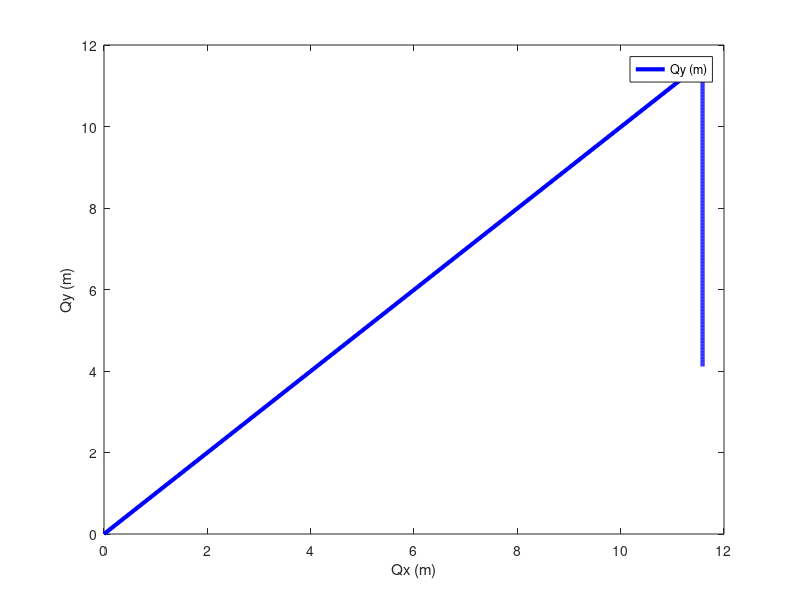

Here is the MATLAB script that generated this plot:
function [t,VAR,Output] = bulletSim2
%===========================================================================
% File: bulletSim2.m created May 12 2019 by MotionGenesis 5.9.
% Portions copyright (c) 2009-2019 Motion Genesis LLC.  Rights reserved.
% MotionGenesis Student Licensee: clayFreeman19. (until February 2022).
% Paid-up MotionGenesis Student licensees are granted the right
% to distribute this code for legal student-academic (non-professional) purposes only,
% provided this copyright notice appears in all copies and distributions.
%===========================================================================
% The software is provided "as is", without warranty of any kind, express or    
% implied, including but not limited to the warranties of merchantability or    
% fitness for a particular purpose. In no event shall the authors, contributors,
% or copyright holders be liable for any claim, damages or other liability,     
% whether in an action of contract, tort, or otherwise, arising from, out of, or
% in connection with the software or the use or other dealings in the software. 
%===========================================================================
% % Environment %%%
% % Projectile %%%
%===========================================================================
eventDetectedByIntegratorTerminate1OrContinue0 = [];
QxDt=0; QyDt=0; UxDt=0; UyDt=0;


%-------------------------------+--------------------------+-------------------+-----------------
% Quantity                      | Value                    | Units             | Description
%-------------------------------|--------------------------|-------------------|-----------------
bulletMass                      =  0.00952544;             % kg                  Constant
coeffDrag                       =  0.5;                    % noUnits             Constant
g                               =  9.81;                   % m/s^2               Constant

Qx                              =  0;                      % m                   Initial Value
Qy                              =  0;                      % m                   Initial Value
Ux                              =  608.1118318204309;      % m/s                 Initial Value
Uy                              =  608.1118318204308;      % m/s                 Initial Value

tInitial                        =  0.0;                    % second              Initial Time
tFinal                          =  40.0;                   % second              Final Time
tStep                           =  0.1;                    % second              Integration Step
printIntScreen                  =  1;                      % 0 or +integer       0 is NO screen output
printIntFile                    =  1;                      % 0 or +integer       0 is NO file   output
absError                        =  1.0E-07;                %                     Absolute Error
relError                        =  1.0E-08;                %                     Relative Error
%-------------------------------+--------------------------+-------------------+-----------------


VAR = SetMatrixFromNamedQuantities;
[t,VAR,Output] = IntegrateForwardOrBackward( tInitial, tFinal, tStep, absError, relError, VAR, printIntScreen, printIntFile );
OutputToScreenOrFile( [], 0, 0 );   % Close output files.
PlotOutputFiles;


%===========================================================================
function sys = mdlDerivatives( t, VAR, uSimulink )
%===========================================================================
SetNamedQuantitiesFromMatrix( VAR );
QxDt = Ux;
QyDt = Uy;
UxDt = -coeffDrag*Ux/bulletMass;
UyDt = -g - coeffDrag*Uy/bulletMass;

sys = transpose( SetMatrixOfDerivativesPriorToIntegrationStep );
end



%===========================================================================
function VAR = SetMatrixFromNamedQuantities
%===========================================================================
VAR = zeros( 1, 4 );
VAR(1) = Qx;
VAR(2) = Qy;
VAR(3) = Ux;
VAR(4) = Uy;
end


%===========================================================================
function SetNamedQuantitiesFromMatrix( VAR )
%===========================================================================
Qx = VAR(1);
Qy = VAR(2);
Ux = VAR(3);
Uy = VAR(4);
end


%===========================================================================
function VARp = SetMatrixOfDerivativesPriorToIntegrationStep
%===========================================================================
VARp = zeros( 1, 4 );
VARp(1) = QxDt;
VARp(2) = QyDt;
VARp(3) = UxDt;
VARp(4) = UyDt;
end



%===========================================================================
function Output = mdlOutputs( t, VAR, uSimulink )
%===========================================================================
Output = zeros( 1, 2 );
Output(1) = Qx;
Output(2) = Qy;
end


%===========================================================================
function OutputToScreenOrFile( Output, shouldPrintToScreen, shouldPrintToFile )
%===========================================================================
persistent FileIdentifier hasHeaderInformationBeenWritten;

if( isempty(Output) ),
   if( ~isempty(FileIdentifier) ),
      fclose( FileIdentifier(1) );
      clear FileIdentifier;
      fprintf( 1, '\n Output is in the file bulletSim2.1\n\n' );
   end
   clear hasHeaderInformationBeenWritten;
   return;
end

if( isempty(hasHeaderInformationBeenWritten) ),
   if( shouldPrintToScreen ),
      fprintf( 1,                '%%      Qx             Qy\n' );
      fprintf( 1,                '%%      (m)            (m)\n\n' );
   end
   if( shouldPrintToFile && isempty(FileIdentifier) ),
      FileIdentifier(1) = fopen('bulletSim2.1', 'wt');   if( FileIdentifier(1) == -1 ), error('Error: unable to open file bulletSim2.1'); end
      fprintf(FileIdentifier(1), '%% FILE: bulletSim2.1\n%%\n' );
      fprintf(FileIdentifier(1), '%%      Qx             Qy\n' );
      fprintf(FileIdentifier(1), '%%      (m)            (m)\n\n' );
   end
   hasHeaderInformationBeenWritten = 1;
end

if( shouldPrintToScreen ), WriteNumericalData( 1,                 Output(1:2) );  end
if( shouldPrintToFile ),   WriteNumericalData( FileIdentifier(1), Output(1:2) );  end
end


%===========================================================================
function WriteNumericalData( fileIdentifier, Output )
%===========================================================================
numberOfOutputQuantities = length( Output );
if( numberOfOutputQuantities > 0 ),
   for( i = 1 : numberOfOutputQuantities ),
      fprintf( fileIdentifier, ' %- 14.6E', Output(i) );
   end
   fprintf( fileIdentifier, '\n' );
end
end



%===========================================================================
function PlotOutputFiles
%===========================================================================
if( printIntFile == 0 ),  return;  end
figure;
data = load( 'bulletSim2.1' ); 
plot( data(:,1),data(:,2),'-b', 'LineWidth',3 );
legend( 'Qy (m)' );
xlabel('Qx (m)');   ylabel('Qy (m)');   % title('Some plot title');
clear data;
end



%===========================================================================
function [functionsToEvaluateForEvent, eventTerminatesIntegration1Otherwise0ToContinue, eventDirection_AscendingIs1_CrossingIs0_DescendingIsNegative1] = EventDetection( t, VAR, uSimulink )
%===========================================================================
% Detects when designated functions are zero or cross zero with positive or negative slope.
% Step 1: Uncomment call to mdlDerivatives and mdlOutputs.
% Step 2: Change functionsToEvaluateForEvent,                      e.g., change  []  to  [t - 5.67]  to stop at t = 5.67.
% Step 3: Change eventTerminatesIntegration1Otherwise0ToContinue,  e.g., change  []  to  [1]  to stop integrating.
% Step 4: Change eventDirection_AscendingIs1_CrossingIs0_DescendingIsNegative1,  e.g., change  []  to  [1].
% Step 5: Possibly modify function EventDetectedByIntegrator (if eventTerminatesIntegration1Otherwise0ToContinue is 0).
%---------------------------------------------------------------------------
% mdlDerivatives( t, VAR, uSimulink );        % UNCOMMENT FOR EVENT HANDLING
% mdlOutputs(     t, VAR, uSimulink );        % UNCOMMENT FOR EVENT HANDLING
functionsToEvaluateForEvent = [];
eventTerminatesIntegration1Otherwise0ToContinue = [];
eventDirection_AscendingIs1_CrossingIs0_DescendingIsNegative1 = [];
eventDetectedByIntegratorTerminate1OrContinue0 = eventTerminatesIntegration1Otherwise0ToContinue;
end


%===========================================================================
function [isIntegrationFinished, VAR] = EventDetectedByIntegrator( t, VAR, nIndexOfEvents )
%===========================================================================
isIntegrationFinished = eventDetectedByIntegratorTerminate1OrContinue0( nIndexOfEvents );
if( ~isIntegrationFinished ),
   SetNamedQuantitiesFromMatrix( VAR );
%  Put code here to modify how integration continues.
   VAR = SetMatrixFromNamedQuantities;
end
end



%===========================================================================
function [t,VAR,Output] = IntegrateForwardOrBackward( tInitial, tFinal, tStep, absError, relError, VAR, printIntScreen, printIntFile )
%===========================================================================
OdeMatlabOptions = odeset( 'RelTol',relError, 'AbsTol',absError, 'MaxStep',tStep, 'Events',@EventDetection );
t = tInitial;                 epsilonT = 0.001*tStep;                   tFinalMinusEpsilonT = tFinal - epsilonT;
printCounterScreen = 0;       integrateForward = tFinal >= tInitial;    tAtEndOfIntegrationStep = t + tStep;
printCounterFile   = 0;       isIntegrationFinished = 0;
mdlDerivatives( t, VAR, 0 );
while 1,
   if( (integrateForward && t >= tFinalMinusEpsilonT) || (~integrateForward && t <= tFinalMinusEpsilonT) ), isIntegrationFinished = 1;  end
   shouldPrintToScreen = printIntScreen && ( isIntegrationFinished || printCounterScreen <= 0.01 );
   shouldPrintToFile   = printIntFile   && ( isIntegrationFinished || printCounterFile   <= 0.01 );
   if( isIntegrationFinished || shouldPrintToScreen || shouldPrintToFile ),
      Output = mdlOutputs( t, VAR, 0 );
      OutputToScreenOrFile( Output, shouldPrintToScreen, shouldPrintToFile );
      if( isIntegrationFinished ), break;  end
      if( shouldPrintToScreen ), printCounterScreen = printIntScreen;  end
      if( shouldPrintToFile ),   printCounterFile   = printIntFile;    end
   end
   [TimeOdeArray, VarOdeArray, timeEventOccurredInIntegrationStep, nStatesArraysAtEvent, nIndexOfEvents] = ode45( @mdlDerivatives, [t tAtEndOfIntegrationStep], VAR, OdeMatlabOptions, 0 );
   if( isempty(timeEventOccurredInIntegrationStep) ),
      lastIndex = length( TimeOdeArray );
      t = TimeOdeArray( lastIndex );
      VAR = VarOdeArray( lastIndex, : );
      printCounterScreen = printCounterScreen - 1;
      printCounterFile   = printCounterFile   - 1;
      if( abs(tAtEndOfIntegrationStep - t) >= abs(epsilonT) ), warning('numerical integration failed'); break;  end
      tAtEndOfIntegrationStep = t + tStep;
      if( (integrateForward && tAtEndOfIntegrationStep > tFinal) || (~integrateForward && tAtEndOfIntegrationStep < tFinal) ) tAtEndOfIntegrationStep = tFinal;  end
   else
      t = timeEventOccurredInIntegrationStep( 1 );    % time  at firstEvent = 1 during this integration step.
      VAR = nStatesArraysAtEvent( 1, : );             % state at firstEvent = 1 during this integration step.
      printCounterScreen = 0;
      printCounterFile   = 0;
      [isIntegrationFinished, VAR] = EventDetectedByIntegrator( t, VAR, nIndexOfEvents(1) );
   end
end
end


%===================================
end    % End of function bulletSim2
%===================================
